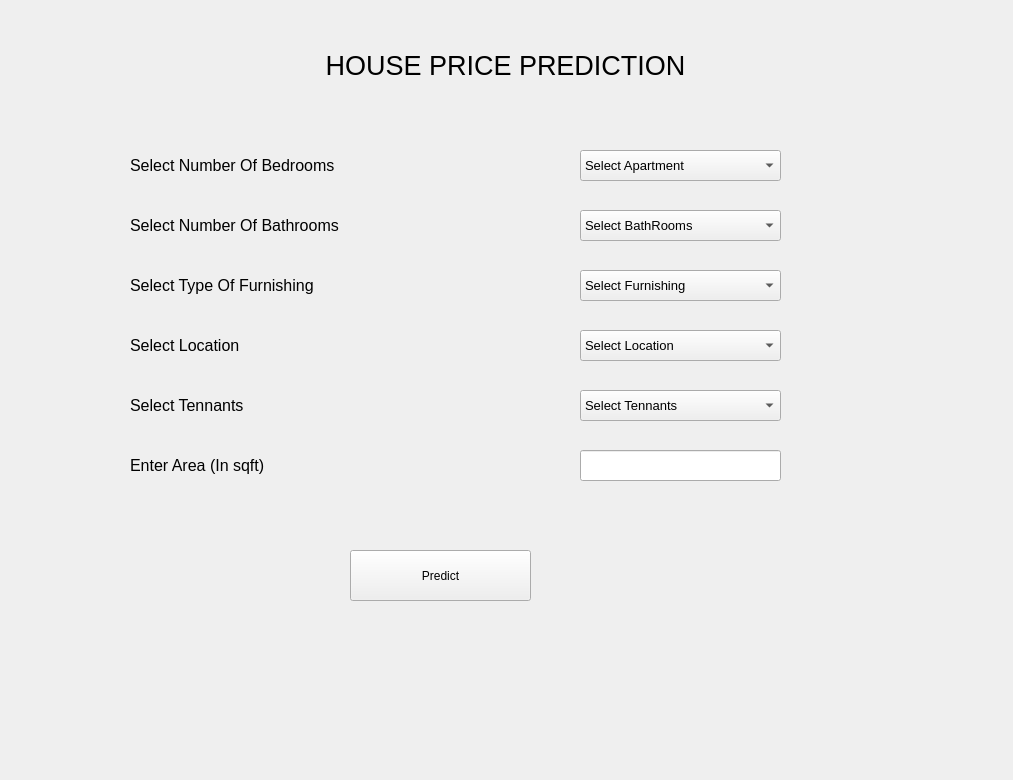
<?xml version="1.0" encoding="UTF-8"?>
<ui version="4.0">
 <class>MainWindow</class>
 <widget class="QMainWindow" name="MainWindow">
  <property name="geometry">
   <rect>
    <x>0</x>
    <y>0</y>
    <width>1013</width>
    <height>780</height>
   </rect>
  </property>
  <property name="windowTitle">
   <string>MainWindow</string>
  </property>
  <widget class="QWidget" name="centralwidget">
   <widget class="QLabel" name="label">
    <property name="geometry">
     <rect>
      <x>190</x>
      <y>40</y>
      <width>631</width>
      <height>51</height>
     </rect>
    </property>
    <property name="font">
     <font>
      <pointsize>20</pointsize>
     </font>
    </property>
    <property name="layoutDirection">
     <enum>Qt::LeftToRight</enum>
    </property>
    <property name="text">
     <string>HOUSE PRICE PREDICTION</string>
    </property>
    <property name="alignment">
     <set>Qt::AlignCenter</set>
    </property>
    <property name="wordWrap">
     <bool>true</bool>
    </property>
   </widget>
   <widget class="QComboBox" name="bed">
    <property name="geometry">
     <rect>
      <x>580</x>
      <y>150</y>
      <width>201</width>
      <height>31</height>
     </rect>
    </property>
    <property name="font">
     <font>
      <pointsize>10</pointsize>
     </font>
    </property>
    <property name="layoutDirection">
     <enum>Qt::LeftToRight</enum>
    </property>
    <property name="autoFillBackground">
     <bool>true</bool>
    </property>
    <property name="maxVisibleItems">
     <number>10</number>
    </property>
    <property name="insertPolicy">
     <enum>QComboBox::InsertAfterCurrent</enum>
    </property>
    <property name="sizeAdjustPolicy">
     <enum>QComboBox::AdjustToMinimumContentsLengthWithIcon</enum>
    </property>
    <item>
     <property name="text">
      <string>Select Apartment</string>
     </property>
    </item>
    <item>
     <property name="text">
      <string>1 BHK Apartment</string>
     </property>
    </item>
    <item>
     <property name="text">
      <string>1 BHK Builder Floor</string>
     </property>
    </item>
    <item>
     <property name="text">
      <string>1 BHK Builder floor</string>
     </property>
    </item>
    <item>
     <property name="text">
      <string>1 BHK Penthouse</string>
     </property>
    </item>
    <item>
     <property name="text">
      <string>1 BHK Service Apartment</string>
     </property>
    </item>
    <item>
     <property name="text">
      <string>1 bedroom Studio Apartment</string>
     </property>
    </item>
    <item>
     <property name="text">
      <string>2 BHK Apartment</string>
     </property>
    </item>
    <item>
     <property name="text">
      <string>2 BHK Builder Floor</string>
     </property>
    </item>
    <item>
     <property name="text">
      <string>2 BHK Builderfloor</string>
     </property>
    </item>
    <item>
     <property name="text">
      <string>2 BHK Penthouse</string>
     </property>
    </item>
    <item>
     <property name="text">
      <string>2 BHK Service Apartment</string>
     </property>
    </item>
    <item>
     <property name="text">
      <string>3 BHK Apartment</string>
     </property>
    </item>
    <item>
     <property name="text">
      <string>3 BHK Builder Floor</string>
     </property>
    </item>
    <item>
     <property name="text">
      <string>3 BHK Builderfloor</string>
     </property>
    </item>
    <item>
     <property name="text">
      <string>3 BHK Service Apartment</string>
     </property>
    </item>
    <item>
     <property name="text">
      <string>4 BHK Apartment</string>
     </property>
    </item>
    <item>
     <property name="text">
      <string>4 BHK Builderfloor</string>
     </property>
    </item>
    <item>
     <property name="text">
      <string>4 BHK Penthouse</string>
     </property>
    </item>
    <item>
     <property name="text">
      <string>5 BHK Apartment</string>
     </property>
    </item>
    <item>
     <property name="text">
      <string>Studio Apartment</string>
     </property>
    </item>
   </widget>
   <widget class="QLabel" name="label_2">
    <property name="geometry">
     <rect>
      <x>130</x>
      <y>150</y>
      <width>291</width>
      <height>31</height>
     </rect>
    </property>
    <property name="font">
     <font>
      <pointsize>12</pointsize>
     </font>
    </property>
    <property name="text">
     <string>Select Number Of Bedrooms</string>
    </property>
    <property name="scaledContents">
     <bool>true</bool>
    </property>
    <property name="wordWrap">
     <bool>true</bool>
    </property>
   </widget>
   <widget class="QLabel" name="label_3">
    <property name="geometry">
     <rect>
      <x>130</x>
      <y>210</y>
      <width>271</width>
      <height>31</height>
     </rect>
    </property>
    <property name="font">
     <font>
      <pointsize>12</pointsize>
     </font>
    </property>
    <property name="text">
     <string>Select Number Of Bathrooms</string>
    </property>
    <property name="scaledContents">
     <bool>true</bool>
    </property>
    <property name="wordWrap">
     <bool>true</bool>
    </property>
   </widget>
   <widget class="QComboBox" name="bath">
    <property name="geometry">
     <rect>
      <x>580</x>
      <y>210</y>
      <width>201</width>
      <height>31</height>
     </rect>
    </property>
    <property name="font">
     <font>
      <pointsize>10</pointsize>
     </font>
    </property>
    <property name="autoFillBackground">
     <bool>true</bool>
    </property>
    <property name="maxVisibleItems">
     <number>10</number>
    </property>
    <property name="insertPolicy">
     <enum>QComboBox::InsertAfterCurrent</enum>
    </property>
    <property name="sizeAdjustPolicy">
     <enum>QComboBox::AdjustToMinimumContentsLengthWithIcon</enum>
    </property>
    <item>
     <property name="text">
      <string>Select BathRooms</string>
     </property>
    </item>
    <item>
     <property name="text">
      <string>1</string>
     </property>
    </item>
    <item>
     <property name="text">
      <string>2</string>
     </property>
    </item>
    <item>
     <property name="text">
      <string>3</string>
     </property>
    </item>
    <item>
     <property name="text">
      <string>4</string>
     </property>
    </item>
   </widget>
   <widget class="QLabel" name="label_4">
    <property name="geometry">
     <rect>
      <x>130</x>
      <y>270</y>
      <width>281</width>
      <height>31</height>
     </rect>
    </property>
    <property name="font">
     <font>
      <pointsize>12</pointsize>
     </font>
    </property>
    <property name="text">
     <string>Select Type Of Furnishing</string>
    </property>
    <property name="scaledContents">
     <bool>true</bool>
    </property>
    <property name="wordWrap">
     <bool>true</bool>
    </property>
   </widget>
   <widget class="QComboBox" name="fur">
    <property name="geometry">
     <rect>
      <x>580</x>
      <y>270</y>
      <width>201</width>
      <height>31</height>
     </rect>
    </property>
    <property name="font">
     <font>
      <pointsize>10</pointsize>
     </font>
    </property>
    <property name="autoFillBackground">
     <bool>true</bool>
    </property>
    <property name="maxVisibleItems">
     <number>10</number>
    </property>
    <property name="insertPolicy">
     <enum>QComboBox::InsertAfterCurrent</enum>
    </property>
    <property name="sizeAdjustPolicy">
     <enum>QComboBox::AdjustToMinimumContentsLengthWithIcon</enum>
    </property>
    <item>
     <property name="text">
      <string>Select Furnishing</string>
     </property>
    </item>
    <item>
     <property name="text">
      <string>Furnished</string>
     </property>
    </item>
    <item>
     <property name="text">
      <string>Unfurnished</string>
     </property>
    </item>
    <item>
     <property name="text">
      <string>Semi-Furnished</string>
     </property>
    </item>
    <item>
     <property name="text">
      <string>Bachelors/Family</string>
     </property>
    </item>
    <item>
     <property name="text">
      <string>Family</string>
     </property>
    </item>
   </widget>
   <widget class="QLabel" name="label_5">
    <property name="geometry">
     <rect>
      <x>130</x>
      <y>330</y>
      <width>211</width>
      <height>31</height>
     </rect>
    </property>
    <property name="font">
     <font>
      <pointsize>12</pointsize>
     </font>
    </property>
    <property name="text">
     <string>Select Location</string>
    </property>
    <property name="scaledContents">
     <bool>true</bool>
    </property>
    <property name="wordWrap">
     <bool>true</bool>
    </property>
   </widget>
   <widget class="QComboBox" name="loc">
    <property name="geometry">
     <rect>
      <x>580</x>
      <y>330</y>
      <width>201</width>
      <height>31</height>
     </rect>
    </property>
    <property name="font">
     <font>
      <pointsize>10</pointsize>
     </font>
    </property>
    <property name="autoFillBackground">
     <bool>true</bool>
    </property>
    <property name="maxVisibleItems">
     <number>10</number>
    </property>
    <property name="insertPolicy">
     <enum>QComboBox::InsertAfterCurrent</enum>
    </property>
    <property name="sizeAdjustPolicy">
     <enum>QComboBox::AdjustToMinimumContentsLengthWithIcon</enum>
    </property>
    <item>
     <property name="text">
      <string>Select Location</string>
     </property>
    </item>
    <item>
     <property name="text">
      <string>Khairatabad</string>
     </property>
    </item>
    <item>
     <property name="text">
      <string>Miyapur</string>
     </property>
    </item>
    <item>
     <property name="text">
      <string>Dilshuknagar</string>
     </property>
    </item>
    <item>
     <property name="text">
      <string>Mehdipatnam</string>
     </property>
    </item>
    <item>
     <property name="text">
      <string>Kondapur</string>
     </property>
    </item>
    <item>
     <property name="text">
      <string>Gachibowli</string>
     </property>
    </item>
    <item>
     <property name="text">
      <string>Nagole</string>
     </property>
    </item>
    <item>
     <property name="text">
      <string>Attapur</string>
     </property>
    </item>
    <item>
     <property name="text">
      <string>Manikonda</string>
     </property>
    </item>
    <item>
     <property name="text">
      <string>Nizampet</string>
     </property>
    </item>
    <item>
     <property name="text">
      <string>Ameerpet</string>
     </property>
    </item>
    <item>
     <property name="text">
      <string>Marredpally</string>
     </property>
    </item>
    <item>
     <property name="text">
      <string>Madhapur</string>
     </property>
    </item>
    <item>
     <property name="text">
      <string>Shamirpet</string>
     </property>
    </item>
    <item>
     <property name="text">
      <string>KPHB</string>
     </property>
    </item>
    <item>
     <property name="text">
      <string>Secunderabad</string>
     </property>
    </item>
    <item>
     <property name="text">
      <string>Begumpet</string>
     </property>
    </item>
    <item>
     <property name="text">
      <string>Patancheru</string>
     </property>
    </item>
    <item>
     <property name="text">
      <string>Rajendranagar</string>
     </property>
    </item>
    <item>
     <property name="text">
      <string>Ghatkesar</string>
     </property>
    </item>
    <item>
     <property name="text">
      <string>Banjara Hills</string>
     </property>
    </item>
    <item>
     <property name="text">
      <string>Narsingi</string>
     </property>
    </item>
    <item>
     <property name="text">
      <string>Himayanagar</string>
     </property>
    </item>
    <item>
     <property name="text">
      <string>Alwal</string>
     </property>
    </item>
    <item>
     <property name="text">
      <string>Jubilee Hills</string>
     </property>
    </item>
    <item>
     <property name="text">
      <string>Boduppal</string>
     </property>
    </item>
    <item>
     <property name="text">
      <string>Punjagutta</string>
     </property>
    </item>
    <item>
     <property name="text">
      <string>LB Nagar</string>
     </property>
    </item>
    <item>
     <property name="text">
      <string>Narayanguda</string>
     </property>
    </item>
    <item>
     <property name="text">
      <string>Kompally</string>
     </property>
    </item>
    <item>
     <property name="text">
      <string>Oldcity</string>
     </property>
    </item>
    <item>
     <property name="text">
      <string>Uppal</string>
     </property>
    </item>
    <item>
     <property name="text">
      <string>ECIL</string>
     </property>
    </item>
    <item>
     <property name="text">
      <string>Tarnaka</string>
     </property>
    </item>
    <item>
     <property name="text">
      <string>Hayathnagar</string>
     </property>
    </item>
    <item>
     <property name="text">
      <string>Nallakunta</string>
     </property>
    </item>
    <item>
     <property name="text">
      <string>Hitech City</string>
     </property>
    </item>
    <item>
     <property name="text">
      <string>Masab Tank</string>
     </property>
    </item>
    <item>
     <property name="text">
      <string>Vanasthalipuram</string>
     </property>
    </item>
    <item>
     <property name="text">
      <string>Hyderabad</string>
     </property>
    </item>
    <item>
     <property name="text">
      <string>Nampally</string>
     </property>
    </item>
    <item>
     <property name="text">
      <string>Bowenpally</string>
     </property>
    </item>
    <item>
     <property name="text">
      <string>Sainikpuri</string>
     </property>
    </item>
    <item>
     <property name="text">
      <string>Habsiguda</string>
     </property>
    </item>
    <item>
     <property name="text">
      <string>Road #</string>
     </property>
    </item>
    <item>
     <property name="text">
      <string>Pocharam</string>
     </property>
    </item>
    <item>
     <property name="text">
      <string>Nacharam</string>
     </property>
    </item>
    <item>
     <property name="text">
      <string>Malakpet</string>
     </property>
    </item>
    <item>
     <property name="text">
      <string>Golkonda</string>
     </property>
    </item>
    <item>
     <property name="text">
      <string>Phase</string>
     </property>
    </item>
    <item>
     <property name="text">
      <string>Mallapur</string>
     </property>
    </item>
    <item>
     <property name="text">
      <string>Shamshabad</string>
     </property>
    </item>
   </widget>
   <widget class="QLabel" name="label_6">
    <property name="geometry">
     <rect>
      <x>130</x>
      <y>390</y>
      <width>211</width>
      <height>31</height>
     </rect>
    </property>
    <property name="font">
     <font>
      <pointsize>12</pointsize>
     </font>
    </property>
    <property name="text">
     <string>Select Tennants</string>
    </property>
    <property name="scaledContents">
     <bool>true</bool>
    </property>
    <property name="wordWrap">
     <bool>true</bool>
    </property>
   </widget>
   <widget class="QComboBox" name="tt">
    <property name="geometry">
     <rect>
      <x>580</x>
      <y>390</y>
      <width>201</width>
      <height>31</height>
     </rect>
    </property>
    <property name="font">
     <font>
      <pointsize>10</pointsize>
     </font>
    </property>
    <property name="autoFillBackground">
     <bool>true</bool>
    </property>
    <property name="maxVisibleItems">
     <number>10</number>
    </property>
    <property name="insertPolicy">
     <enum>QComboBox::InsertAfterCurrent</enum>
    </property>
    <property name="sizeAdjustPolicy">
     <enum>QComboBox::AdjustToMinimumContentsLengthWithIcon</enum>
    </property>
    <item>
     <property name="text">
      <string>Select Tennants</string>
     </property>
    </item>
    <item>
     <property name="text">
      <string>1</string>
     </property>
    </item>
    <item>
     <property name="text">
      <string>2</string>
     </property>
    </item>
    <item>
     <property name="text">
      <string>3</string>
     </property>
    </item>
    <item>
     <property name="text">
      <string>Family</string>
     </property>
    </item>
    <item>
     <property name="text">
      <string>Bachelors</string>
     </property>
    </item>
    <item>
     <property name="text">
      <string>Bachelors/Family</string>
     </property>
    </item>
   </widget>
   <widget class="QLabel" name="label_7">
    <property name="geometry">
     <rect>
      <x>130</x>
      <y>450</y>
      <width>211</width>
      <height>31</height>
     </rect>
    </property>
    <property name="font">
     <font>
      <pointsize>12</pointsize>
     </font>
    </property>
    <property name="text">
     <string>Enter Area (In sqft)</string>
    </property>
    <property name="scaledContents">
     <bool>true</bool>
    </property>
    <property name="wordWrap">
     <bool>true</bool>
    </property>
   </widget>
   <widget class="QLineEdit" name="area">
    <property name="geometry">
     <rect>
      <x>580</x>
      <y>450</y>
      <width>201</width>
      <height>31</height>
     </rect>
    </property>
    <property name="font">
     <font>
      <pointsize>10</pointsize>
     </font>
    </property>
   </widget>
   <widget class="QPushButton" name="pred">
    <property name="geometry">
     <rect>
      <x>350</x>
      <y>550</y>
      <width>181</width>
      <height>51</height>
     </rect>
    </property>
    <property name="text">
     <string>Predict</string>
    </property>
   </widget>
   <widget class="QLabel" name="res">
    <property name="geometry">
     <rect>
      <x>160</x>
      <y>660</y>
      <width>731</width>
      <height>61</height>
     </rect>
    </property>
    <property name="font">
     <font>
      <pointsize>12</pointsize>
     </font>
    </property>
    <property name="text">
     <string/>
    </property>
    <property name="scaledContents">
     <bool>true</bool>
    </property>
    <property name="alignment">
     <set>Qt::AlignCenter</set>
    </property>
    <property name="wordWrap">
     <bool>true</bool>
    </property>
   </widget>
  </widget>
 </widget>
 <resources/>
 <connections/>
</ui>
